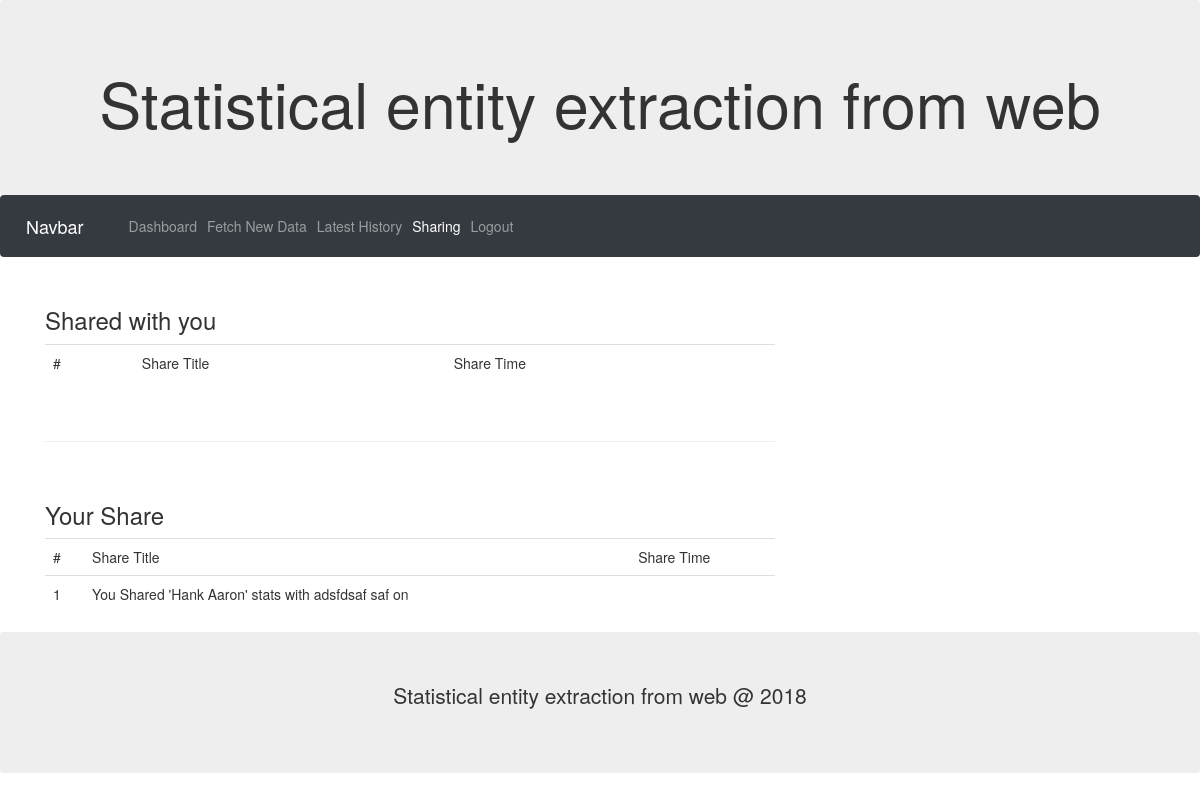
Screenshot of /share.php (signed in) with the database file from the repository.
### tables this page shows
CREATE TABLE `share` (
  `s_id` int(11) NOT NULL AUTO_INCREMENT,
  `s_shareby` varchar(99) NOT NULL,
  `s_sharewith` varchar(99) NOT NULL,
  `s_searchId` varchar(99) NOT NULL,
  `s_searchTitle` varchar(99) NOT NULL,
  `s_dateTime` varchar(99) NOT NULL,
  PRIMARY KEY (`s_id`)
);

CREATE TABLE `users` (
  `u_id` int(11) NOT NULL AUTO_INCREMENT,
  `u_firstname` varchar(99) NOT NULL,
  `u_lastname` varchar(99) NOT NULL,
  `u_email` varchar(99) NOT NULL,
  `u_phone` varchar(99) NOT NULL,
  `u_username` varchar(99) NOT NULL,
  `u_password` varchar(99) NOT NULL,
  PRIMARY KEY (`u_id`)
);

### share.php (the view, shortened to what this page needs)
<?php
include('common/config.php');
include('common/app_function.php');
$query = sprintf("SELECT * FROM share LEFT JOIN users on share.s_shareby = users.u_id WHERE s_sharewith='%s'",$_SESSION['user']['u_id']);
if(!$result=mysqli_query($con,$query)){echo "Error : - ".mysqli_error($com); exit;}
?>
    <div class="container" style="margin-top:30px">
        <div class="row">
            <div class="col-sm-8">
            <h3>Shared with you</h3>
                <table class="table">
                <tr>
                        <td>#</td>
                        <td>Share Title</td>
                        <td>Share Time</td>
                    </tr>
                </table>
    <br>
                <hr>
                <br>
<?php
$query = sprintf("SELECT * FROM share LEFT JOIN users on share.s_sharewith = users.u_id WHERE s_shareby='%s'",$_SESSION['user']['u_id']);
if(!$result=mysqli_query($con,$query)){echo "Error : - ".mysqli_error($com); exit;}
?>
<h3>Your Share</h3>
                <table class="table">
                <tr>
                        <td>#</td>
                        <td>Share Title</td>
                        <td>Share Time</td>
                    </tr>
                    <?php $i = 1; while($row = mysqli_fetch_assoc($result)){ ?>
                    <tr>
                        <td><?php echo $i; ?></td>
                        <td>You Shared '<?php echo $row['s_searchTitle']; ?>' stats with <?php echo $row['u_firstname']." ".$row['u_lastname']; ?> on <?php echo $row['s_dateTime']; ?> </td>
                        <td><?php echo $row['s_daytime']; ?></td>
                    </tr>
                    <?php $i++; } ?>
                </table>
            </div>
        </div>
    </div>
    <div class="jumbotron text-center" style="margin-bottom:0">
        <p>Statistical entity extraction from web @ 2018</p>
    </div>
</body>
</html>

### rows the page displays
share: s_searchTitle "Hank Aaron", users.u_firstname "adsfdsaf", users.u_lastname "saf"
